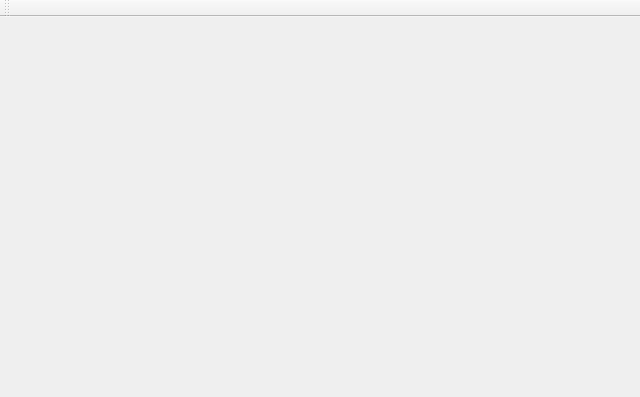
<?xml version="1.0" encoding="UTF-8"?>
<ui version="4.0">
 <class>MainWindow</class>
 <widget class="QMainWindow" name="MainWindow">
  <property name="geometry">
   <rect>
    <x>0</x>
    <y>0</y>
    <width>640</width>
    <height>397</height>
   </rect>
  </property>
  <property name="windowTitle">
   <string>MainWindow</string>
  </property>
  <widget class="QWidget" name="centralWidget">
   <property name="minimumSize">
    <size>
     <width>480</width>
     <height>360</height>
    </size>
   </property>
  </widget>
  <widget class="QMenuBar" name="menuBar">
   <property name="geometry">
    <rect>
     <x>0</x>
     <y>0</y>
     <width>480</width>
     <height>20</height>
    </rect>
   </property>
  </widget>
  <widget class="QToolBar" name="mainToolBar">
   <attribute name="toolBarArea">
    <enum>TopToolBarArea</enum>
   </attribute>
   <attribute name="toolBarBreak">
    <bool>false</bool>
   </attribute>
  </widget>
 </widget>
 <layoutdefault spacing="6" margin="11"/>
 <resources/>
 <connections/>
</ui>
